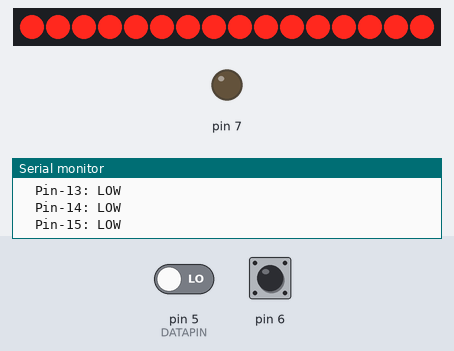
The sketch below on a simulated Arduino Uno, built with avr-gcc and run on an emulated ATmega328P. Shown: 16 shift-register outputs drawn as a row of LEDs (first output left, lit = HIGH), output pins drawn as LEDs (lit = HIGH), the last lines printed to the serial monitor. Wiring (inferred from the names in the program): 2 × shift register (74HC595): data pin 3; shift clock pin 4; latch pin 2. Wiring (inferred from the signals the program sends): row of LEDs: on Q0, Q1, Q2, Q3, Q4, Q5, Q6, Q7, Q8, Q9, Q10, Q11, Q12, Q13, Q14, Q15. Dashed ring = blinking. The test bench sets the inputs (shaded band); at power-on: pin 6 HIGH, pin 5 (DATAPIN) LOW. Pins used as bus, display or sensor lines are not drawn.

Above: at 1.2 s.
1.3 s: pin 6 pulled LOW for 1 s
At 2.3 s:
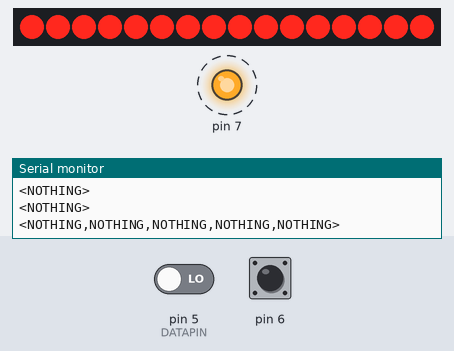
5.4 s: pin 6 pulled LOW for 0.15 s
At 5.8 s:
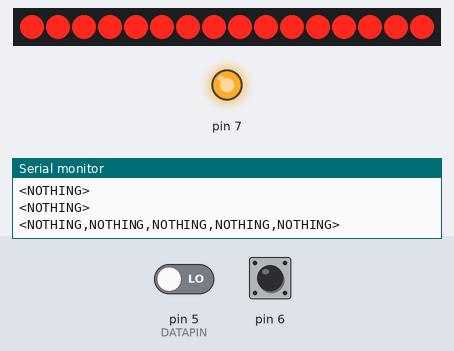
7.4 s: pin 6 pulled LOW for 3.2 s
At 11.7 s:
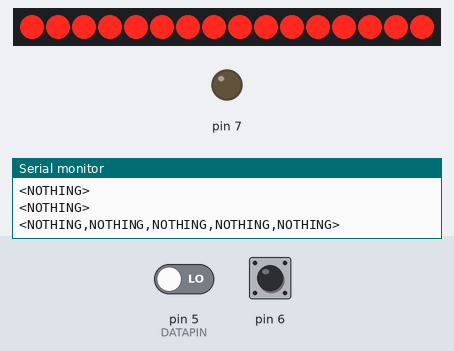
12.1 s: pin 5 (DATAPIN) driven LOW and pin 6 driven LOW
At 12.5 s:
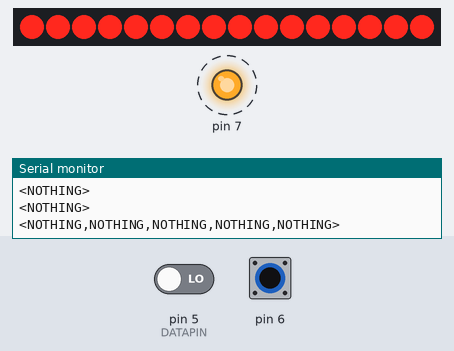
15.1 s: pin 6 driven HIGH
At 16.5 s:
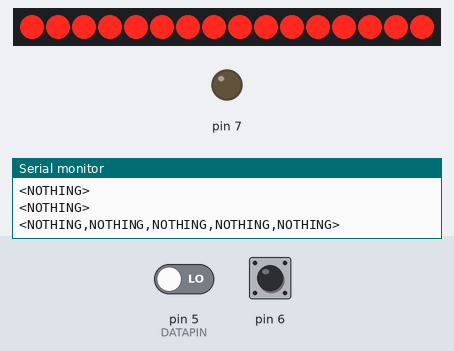
Timing chart, 0 to 17.7 s (numbered marks = the images above; inputs shaded):
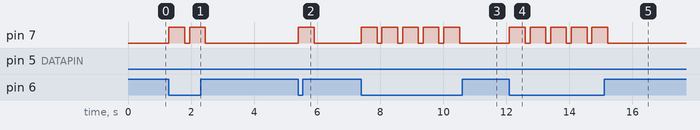

Measured:
- after the input at 1.3 s, pin 7: alternates HIGH for 0.50 s and LOW for 0.15 s, 4 changes in all, then stays LOW, starting at once
- after the input at 5.4 s, pin 7: LOW → HIGH at once, → LOW 0.50 s later
- after the input at 7.4 s, pin 7: alternates HIGH for 0.50 s and LOW for 0.15 s, 10 changes in all, then stays LOW, starting at once
- after the input at 12.1 s, pin 7: alternates HIGH for 0.50 s and LOW for 0.15 s, starting at once
- after the input at 15.1 s, pin 7: goes on until 15.2 s, then stays LOW

The sketch:

MainMaster.ino
```cpp
#include "SoftwareSerial.h"
#include "Switch.h"
#include "LedMaster.h"
#include "BluetoothMaster.h"
#ifndef VECTOR_H
	#include "Vector.h"
#endif
#include "ShiftRegister.h"
#include "BluetoothMaster.h"

#define MAXINSTRUCTIONS 5
#define BT1 8
#define BT2 9
#define DATAPIN 5
#define LOADPIN 3
#define CLKPIN 4
#define CLKENPIN 2
#define SWITCH 6
#define LED 7

BluetoothMaster *bt;
ShiftRegister *sr;
Switch *sw;
LedMaster *led;

unsigned int oldPinValue, pinValue;

void setup() {

	Serial.begin(38400);

	bt = new BluetoothMaster(BT1, BT2);
	sr = new ShiftRegister(DATAPIN, LOADPIN, CLKPIN, CLKENPIN);
	sw = new Switch(SWITCH);
	led = new LedMaster(LED);

	oldPinValue = sr->readShiftRegs();
	sr->displayPinValues(oldPinValue);

}


void loop() {

	pinValue = sr->readShiftRegs();

	if (pinValue != oldPinValue)
	{
		Serial.println("*Pin value change detected*");
		sr->displayPinValues(pinValue);
		oldPinValue = pinValue;
	}


	if (sw->isPressed()) {
		led->ledOn();
		delay(500);
		led->ledOff();

		// exportinstruction

		Vector<int> res = sr->exportInstruction(pinValue);
		bt->sendInfo(res);
	}
}
```

BluetoothMaster.cpp
```cpp
//
//
//

#include "BluetoothMaster.h"

BluetoothMaster::BluetoothMaster(int rx, int tx) {

	this->pinRx = rx;
	this->pinTx = tx;
	this->btSerial = new SoftwareSerial(this->pinRx, this->pinTx);
	this->btSerial->begin(38400);
}

void BluetoothMaster::sendInfo(Vector<int> instruction) {
	String stringSend = "<";
	//Serial.println("vector size: " + instruction.size());
	for (int i = (instruction.size()-1); i >= 0; i--) {
		String str = "";
		switch (instruction[i]) {
			case 1:
				str += "ERROR";
				Serial.println("ERROR");
				delay(25);
				break;

			case 2:
				str += "RIGHT";
				Serial.println("<RIGHT>");
				delay(25);
				break;

			case 3:
				str += "FORWARD";
				Serial.println("<FORWARD>");
				delay(25);
				break;

			case 4:
				str += "LEFT";
				Serial.println("<LEFT>");
				delay(25);
				break;

			case 5:
				str += "NOTHING";
				Serial.println("<NOTHING>");
				delay(25);
				break;

			default:
				break;

			}
		if (strcmp("<", stringSend.c_str())!=0) {
			str = "," + str;
		}
		stringSend += str;
	}


	stringSend += ">";


	Serial.println(stringSend);
	this->btSerial->println(stringSend);
}
```

BluetoothMaster.h
```cpp
// BluetoothMaster.h

#ifndef _BLUETOOTHMASTER_h
#define _BLUETOOTHMASTER_h

#if defined(ARDUINO) && ARDUINO >= 100
	#include "arduino.h"
#else
	#include "WProgram.h"
#endif
	#include <SoftwareSerial.h>

#ifndef VECTOR_H
	#include "Vector.h"
#endif

class BluetoothMaster {
private:
	int pinRx, pinTx;
	SoftwareSerial *btSerial;

public:

	BluetoothMaster(int, int);
	void sendInfo(Vector<int>);

};


#endif
```

LedMaster.cpp
```cpp
//
//
//

#include "LedMaster.h"

LedMaster::LedMaster(int p1) {
	this->pin = p1;
	pinMode(this->pin, OUTPUT);
}

void LedMaster::ledOn() {
	digitalWrite(this->pin, HIGH);
}

void LedMaster::ledOff() {
	digitalWrite(this->pin, LOW);
}
```

LedMaster.h
```cpp
// LedMaster.h

#ifndef _LEDMASTER_h
#define _LEDMASTER_h

#if defined(ARDUINO) && ARDUINO >= 100
	#include "arduino.h"
#else
	#include "WProgram.h"
#endif

class LedMaster {
private:
	int pin;

public:

	LedMaster(int);
	void ledOn();
	void ledOff();

};

#endif
```

Switch.cpp
```cpp
//
//
//

#include "Switch.h"

Switch::Switch(int p1) {
	this->pin = p1;
	pinMode(this->pin, INPUT_PULLUP);
}

bool Switch::isPressed() {
	if (digitalRead(this->pin) == 0) {
		return 1;
	}
	else {
		return 0;
	}
}
```

Switch.h
```cpp
// Switch.h

#ifndef _SWITCH_h
#define _SWITCH_h

#if defined(ARDUINO) && ARDUINO >= 100
	#include "arduino.h"
#else
	#include "WProgram.h"
#endif

class Switch {
private:
	int pin;

public:
	Switch(int);

	bool isPressed();
};

#endif
```

Vector.h
```cpp
#ifndef VECTOR_H
	#define VECTOR_H
#endif
template <class T>
class  Vector {
public:

	typedef T* Iterator;

	Vector();
	Vector(unsigned int size);
	Vector(unsigned int size, const T & initial);
	Vector(const Vector<T>& v);
	~Vector();

	unsigned int capacity() const;
	unsigned int size() const;
	bool empty() const;
	Iterator begin();
	Iterator end();
	T& front();
	T& back();
	void push_back(const T& value);
	void pop_back();

	void reserve(unsigned int capacity);
	void resize(unsigned int size);

	T & operator[](unsigned int index);
	Vector<T> & operator = (const Vector<T> &);
	void clear();
private:
	unsigned int _size;
	unsigned int _capacity;
	unsigned int Log;
	T* buffer;
};

template<class T>
Vector<T>::Vector() {
	_capacity = 0;
	_size = 0;
	buffer = 0;
	Log = 0;
}

template<class T>
Vector<T>::Vector(const Vector<T> & v) {
	_size = v._size;
	Log = v.Log;
	_capacity = v._capacity;
	buffer = new T[_size];
	for (unsigned int i = 0; i < _size; i++)
		buffer[i] = v.buffer[i];
}

template<class T>
Vector<T>::Vector(unsigned int size) {
	_size = size;
	Log = ceil(log((double)size) / log(2.0));
	_capacity = 1 << Log;
	buffer = new T[_capacity];
}

template <class T>
bool Vector<T>::empty() const {
	return _size == 0;
}

template<class T>
Vector<T>::Vector(unsigned int size, const T& initial) {
	_size = size;
	Log = ceil(log((double)size) / log(2.0));
	_capacity = 1 << Log;
	buffer = new T[_capacity];
	for (unsigned int i = 0; i < size; i++)
		buffer[i] = initial;
}

template<class T>
Vector<T>& Vector<T>::operator = (const Vector<T> & v) {
	delete[] buffer;
	_size = v._size;
	Log = v.Log;
	_capacity = v._capacity;
	buffer = new T[_capacity];
	for (unsigned int i = 0; i < _size; i++)
		buffer[i] = v.buffer[i];
	return *this;
}

template<class T>
typename Vector<T>::Iterator Vector<T>::begin() {
	return buffer;
}

template<class T>
typename Vector<T>::Iterator Vector<T>::end() {
	return buffer + size();
}

template<class T>
T& Vector<T>::front() {
	return buffer[0];
}

template<class T>
T& Vector<T>::back() {
	return buffer[_size - 1];
}

template<class T>
void Vector<T>::push_back(const T & v) {
	/*
	Incidentally, one common way of regrowing an array is to double the size as needed.
	This is so that if you are inserting n items at most only O(log n) regrowths are performed
	and at most O(n) space is wasted.
	*/
	if (_size >= _capacity) {
		reserve(1 << Log);
		Log++;
	}
	buffer[_size++] = v;
}

template<class T>
void Vector<T>::pop_back() {
	_size--;
}

template<class T>
void Vector<T>::reserve(unsigned int capacity) {
	T * newBuffer = new T[capacity];

	for (unsigned int i = 0; i < _size; i++)
		newBuffer[i] = buffer[i];

	_capacity = capacity;
	delete[] buffer;
	buffer = newBuffer;
}

template<class T>
unsigned int Vector<T>::size() const {
	return _size;
}

template<class T>
void Vector<T>::resize(unsigned int size) {
	Log = ceil(log((double)size) / log(2.0));
	reserve(1 << Log);
	_size = size;
}

template<class T>
T& Vector<T>::operator[](unsigned int index) {
	return buffer[index];
}

template<class T>
unsigned int Vector<T>::capacity()const {
	return _capacity;
}

template<class T>
Vector<T>::~Vector() {
	delete[] buffer;
}

template <class T>
void Vector<T>::clear() {
	_capacity = 0;
	_size = 0;
	buffer = 0;
	Log = 0;
}
```

ShiftRegister.cpp
```cpp
//
//
//

#include "ShiftRegister.h"

#define NUMBEROFSHIFTREGS 2
#define DATAWIDTH NUMBEROFSHIFTREGS*8	//each shift register has 8 data bits
#define PULSEWIDTH 5	//microseconds
#define MAXINSTRUCTIONS 5
#define NUMINSTRUCTIONS 3
#define INITIALBIT1 1
#define INITIALBIT2 4

int count1, count2;

ShiftRegister::ShiftRegister(int data, int load, int clk, int clkE) {

	this->dataPin = data;
	this->loadPin = load;
	this->clockPin = clk;
	this->clockEnablePin = clkE;

	pinMode(this->dataPin, INPUT);
	pinMode(this->loadPin, OUTPUT);
	pinMode(this->clockPin, OUTPUT);
	pinMode(this->clockEnablePin, OUTPUT);


	digitalWrite(this->clockPin, LOW);
	digitalWrite(this->loadPin, HIGH);
}

unsigned int ShiftRegister::readShiftRegs() {

	long bitVal;
	unsigned int bytesVal = 0;

	// Trigger a parallel Load to latch the state of the data lines,
	//asynchronous parallel load
	digitalWrite(this->clockEnablePin, HIGH);
	digitalWrite(this->loadPin, LOW);
	// delay
	delayMicroseconds(PULSEWIDTH);

	// serial input
	digitalWrite(this->loadPin, HIGH);
	digitalWrite(this->clockEnablePin, LOW);


	for (int i = 0; i < DATAWIDTH; i++)
	{
		bitVal = digitalRead(this->dataPin);

		//Set the corresponding bit in bytesVal.

		bytesVal |= (bitVal << ((DATAWIDTH - 1) - i));   // |= assignment by bitwise OR (bit by bit), shifts with every new i value

														 /* Pulse the Clock (rising edge shifts the next bit).
														 */
		digitalWrite(this->clockPin, HIGH);
		delayMicroseconds(PULSEWIDTH);
		digitalWrite(this->clockPin, LOW);
	}

	return(bytesVal);
}

void ShiftRegister::displayPinValues(unsigned int pinValues)
{
	Serial.println("Pin States:");

	for (int i = 1; i < DATAWIDTH; i++) // modified in order to not display last bit (displays from d15 to d1).
	{
		Serial.print("  Pin-");
		Serial.print(i);
		Serial.print(": ");

		if ((pinValues >> i) & 1)
			Serial.print("HIGH");
		else
			Serial.print("LOW");

		Serial.println();
	}

	Serial.println();
}

int ShiftRegister::detectPinValues(unsigned int pinValues, int count1, int count2) {


	Serial.println("Pin States:");

	for (int i = count1; i < count2; i++)
	{

		if ((pinValues >> i) & 1) {
			if ((pinValues >> (i + 1)) & 1) {
				Serial.println("Error");
				return 1;
			}
			else {
				Serial.println("Right");
				return 2;
			}
		}

		else if ((pinValues >> (i + 1)) & 1) {
			if ((pinValues >> (i + 2)) & 1) {
				Serial.println("Error");
				return 1;
			}
			else {
				Serial.println("Center");
				return 3;
			}
		}

		else if ((pinValues >> (i + 2)) & 1) {
			Serial.println("Left");
			return 4;
		}

		else {
			Serial.println("Nothing");
			return 5;
		}
	}
}


Vector<int> ShiftRegister::exportInstruction(unsigned int pinValues) {

	Vector<int> results;

	int count1 = INITIALBIT1;
	int count2 = INITIALBIT2;

	for (int i = 0; i < MAXINSTRUCTIONS; i++) {
		results.push_back(this->detectPinValues(pinValues, count1, count2));
		count1 = count1 + NUMINSTRUCTIONS;
		count2 = count2 + NUMINSTRUCTIONS;

	}


	return results;
}
```

ShiftRegister.h
```cpp
// ShiftRegister.h

#ifndef _SHIFTREGISTER_h
#define _SHIFTREGISTER_h

#if defined(ARDUINO) && ARDUINO >= 100
	#include "arduino.h"
#else
	#include "WProgram.h"
#endif

#ifndef VECTOR_H
	#include "Vector.h"
#endif


class ShiftRegister {
private:
	int dataPin, loadPin, clockPin, clockEnablePin;

public:

	ShiftRegister(int, int, int, int);
	unsigned int readShiftRegs();
	void displayPinValues(unsigned int);
	int detectPinValues(unsigned int, int, int);
	Vector<int> exportInstruction(unsigned int);
};


#endif
```
